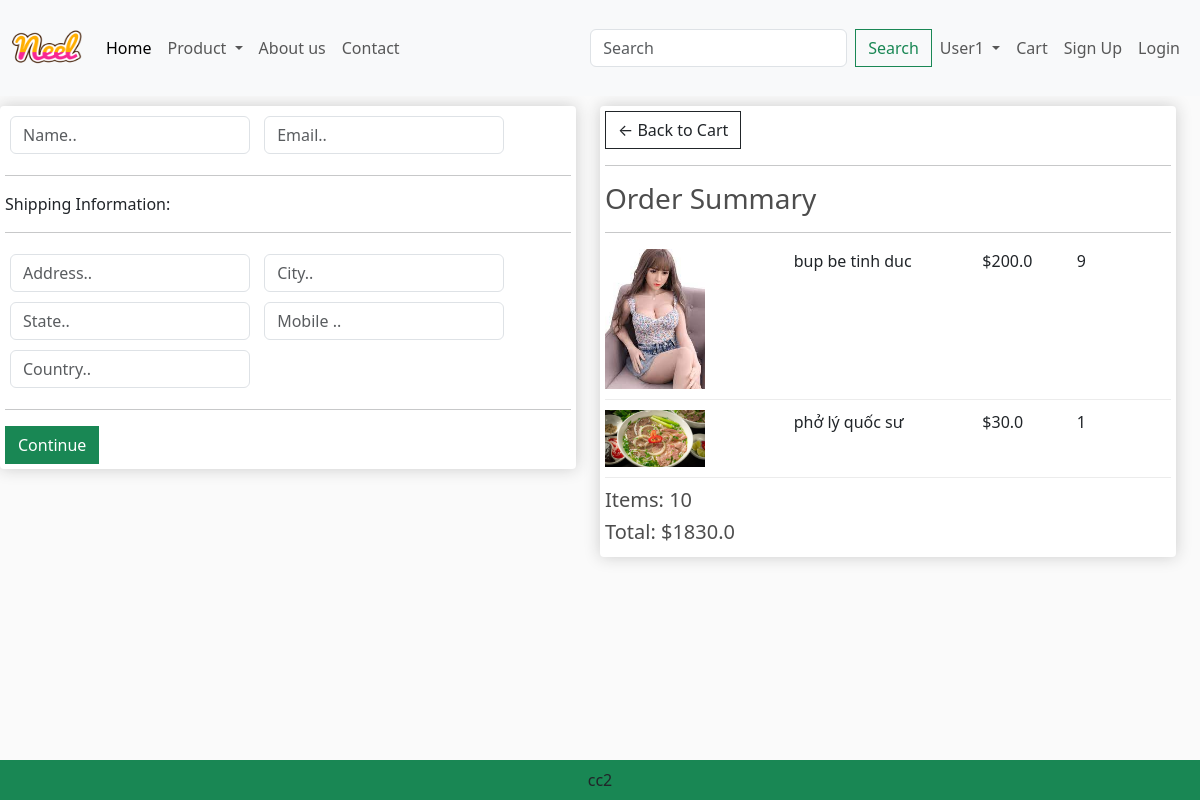
/checkout/ (signed in), run on an earlier commit of the app's database.
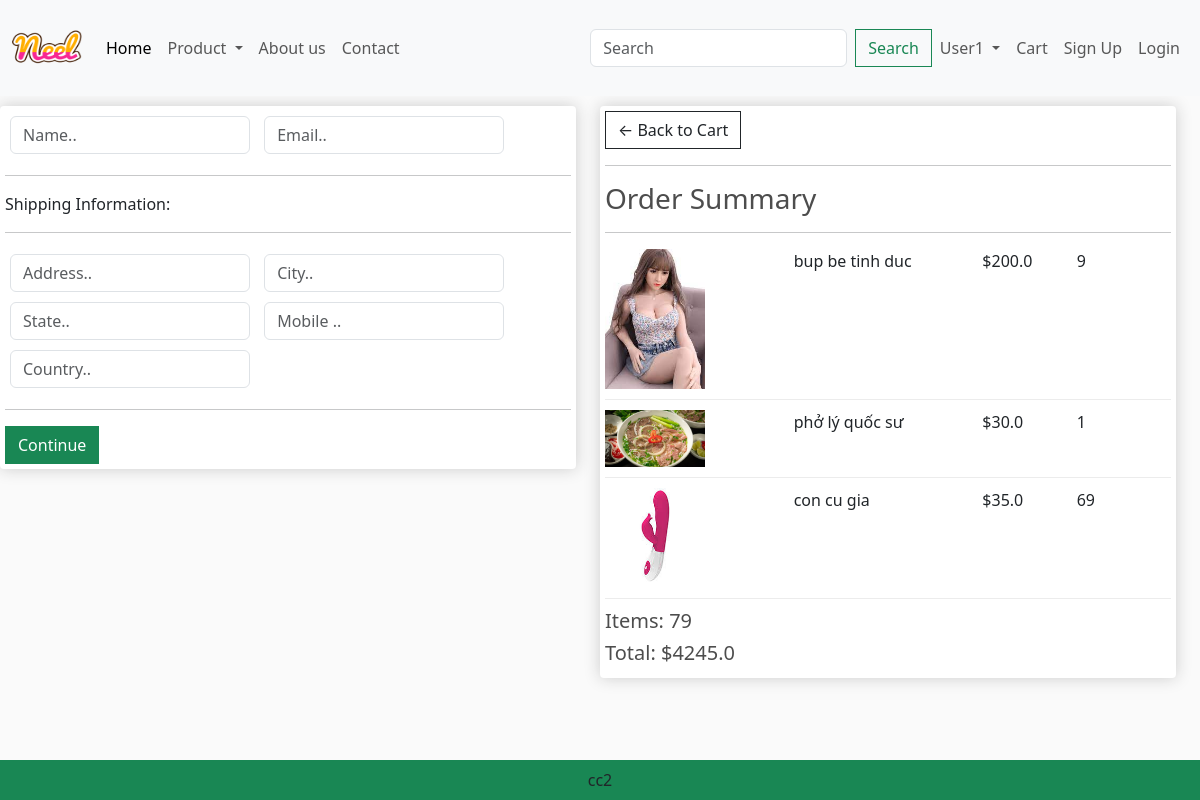
And on a later commit of the database.
### app/models.py (models this page shows, shortened)
class OrderItem( models.Model):
    product = models.ForeignKey(Product, on_delete=models.SET_NULL, blank=True, null=True)
    order = models.ForeignKey(Order, on_delete=models.SET_NULL, blank=True, null=True)
    quantity = models.IntegerField(default=0, null=True, blank=True)
    date_add = models.DateTimeField(auto_now_add=True)
    @property
    def get_total(self):
        total = self.product.price * self.quantity
        return total

class Product( models.Model):
    name = models.CharField(max_length=200, null= True)
    price = models.FloatField()
    digital = models.BooleanField(default=False, null= True, blank= False)
    image = models.ImageField(null=True, blank=True)
    @property
    def ImageURL(self):
        try:
            url = self.image.url
        except:
            url= ''
        return url

class Order( models.Model):
    customer = models.ForeignKey(Customer, on_delete=models.SET_NULL, blank=True, null=True)
    date_order = models.DateTimeField(auto_now_add= True )
    complete = models.BooleanField(default=False, null=True, blank=False)
    transaction_id = models.CharField(max_length=200, null=True)
    @property
    def get_cart_items(self):
        orderitems = self.orderitem_set.all()
        total = sum([item.quantity for item in orderitems])
        return total
    @property
    def get_cart_total(self):
        orderitems = self.orderitem_set.all()
        total = sum([item.get_total for item in orderitems])
        return total

### app/views.py (the view)
# urls.py: path('checkout/', views.checkout, name="checkout"),
def checkout(request):
    if request.user.is_authenticated:
        customer = request.user.customer
        order, created = Order.objects.get_or_create(customer = customer, complete = False)
        items = order.orderitem_set.all()
    else:
        items = []
        order = {'get_cart_items': 0, 'get_cart_total': 0}
    context={'items': items, 'order':order}
    return render(request,'app/checkout.html',context)

### app/templates/app/checkout.html (shortened to what this page needs)
{% extends 'app/base.html' %}
{% load static %}
{% block content_checkout %}
     <div class="row" style = 'width :100%'>
		<div class="col-lg-6">
			<div class="box-element" id="form-wrapper">
				<form id="form">
					<div id="user-info">
						<div class="form-field">
							<input required class="form-control" type="text" name="name" placeholder="Name..">
						</div>
						<div class="form-field">
							<input required class="form-control" type="email" name="email" placeholder="Email..">
						</div>
					</div>
					<div id="shipping-info">
						<hr>
						<p>Shipping Information:</p>
						<hr>
						<div class="form-field">
							<input class="form-control" type="text" name="address" placeholder="Address..">
						</div>
						<div class="form-field">
							<input class="form-control" type="text" name="city" placeholder="City..">
						</div>
						<div class="form-field">
							<input class="form-control" type="text" name="state" placeholder="State..">
						</div>
						<div class="form-field">
							<input class="form-control" type="text" name="mobile" placeholder="Mobile ..">
						</div>
						<div class="form-field">
							<input class="form-control" type="text" name="country" placeholder="Country..">
						</div>
					</div>
					<hr>
					<input id="form-button" class="btn btn-success btn-block" type="submit" value="Continue">
				</form>
			</div>
			<br>
		</div>
		<div class="col-lg-6">
			<div class="box-element">
				<a  class="btn btn-outline-dark" href="{% url 'cart' %}">&#x2190; Back to Cart</a>
				<hr>
				<h3>Order Summary</h3>
				<hr>
				{% for item in items %}
				<div class="cart-row">
					<div style="flex:2"><img class="row-image" src="{{item.product.ImageURL}}"></div>
					<div style="flex:2"><p>{{item.product.name}}</p></div>
					<div style="flex:1"><p>${{item.product.price}}</p></div>
					<div style="flex:1"><p>{{item.quantity}}</p></div>
				</div>
				{% endfor %}
				<h5>Items:   {{order.get_cart_items}}</h5>
				<h5>Total:   ${{order.get_cart_total}}</h5>
			</div>
		</div>
	</div>
{% endblock content_checkout %}

What changed in the data, as far as the page shows it:
added OrderItem: product.ImageURL (picture), product.name "con cu gia", product.price "35.0", quantity "69"
computed for Order: get_cart_items "10" → "79"; get_cart_total "1830.0" → "4245.0"
